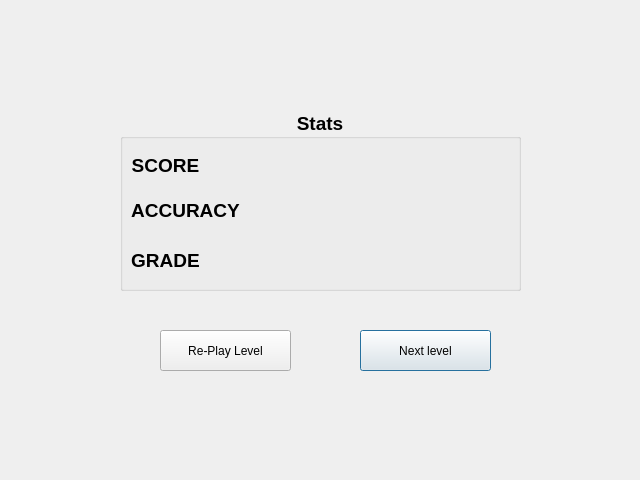
<?xml version="1.0" encoding="UTF-8"?>
<ui version="4.0">
 <class>LevelDialog</class>
 <widget class="QDialog" name="LevelDialog">
  <property name="geometry">
   <rect>
    <x>0</x>
    <y>0</y>
    <width>640</width>
    <height>480</height>
   </rect>
  </property>
  <property name="windowTitle">
   <string>Dialog</string>
  </property>
  <widget class="QPushButton" name="nextLevelButton">
   <property name="geometry">
    <rect>
     <x>360</x>
     <y>330</y>
     <width>131</width>
     <height>41</height>
    </rect>
   </property>
   <property name="text">
    <string>Next level</string>
   </property>
  </widget>
  <widget class="QLabel" name="label_2">
   <property name="geometry">
    <rect>
     <x>160</x>
     <y>470</y>
     <width>61</width>
     <height>31</height>
    </rect>
   </property>
   <property name="text">
    <string>SCORE</string>
   </property>
  </widget>
  <widget class="QGroupBox" name="groupBox">
   <property name="geometry">
    <rect>
     <x>120</x>
     <y>110</y>
     <width>401</width>
     <height>181</height>
    </rect>
   </property>
   <property name="font">
    <font>
     <pointsize>14</pointsize>
     <weight>75</weight>
     <bold>true</bold>
    </font>
   </property>
   <property name="autoFillBackground">
    <bool>true</bool>
   </property>
   <property name="title">
    <string>Stats</string>
   </property>
   <property name="alignment">
    <set>Qt::AlignCenter</set>
   </property>
   <property name="flat">
    <bool>false</bool>
   </property>
   <widget class="QLabel" name="label">
    <property name="geometry">
     <rect>
      <x>10</x>
      <y>40</y>
      <width>71</width>
      <height>31</height>
     </rect>
    </property>
    <property name="text">
     <string>SCORE</string>
    </property>
    <property name="alignment">
     <set>Qt::AlignCenter</set>
    </property>
   </widget>
   <widget class="QLabel" name="label_3">
    <property name="geometry">
     <rect>
      <x>10</x>
      <y>80</y>
      <width>111</width>
      <height>41</height>
     </rect>
    </property>
    <property name="text">
     <string>ACCURACY</string>
    </property>
    <property name="alignment">
     <set>Qt::AlignCenter</set>
    </property>
   </widget>
   <widget class="QLabel" name="label_4">
    <property name="geometry">
     <rect>
      <x>10</x>
      <y>130</y>
      <width>71</width>
      <height>41</height>
     </rect>
    </property>
    <property name="text">
     <string>GRADE</string>
    </property>
    <property name="alignment">
     <set>Qt::AlignCenter</set>
    </property>
   </widget>
   <widget class="QLabel" name="scoreDisplay">
    <property name="geometry">
     <rect>
      <x>160</x>
      <y>40</y>
      <width>151</width>
      <height>31</height>
     </rect>
    </property>
    <property name="text">
     <string/>
    </property>
   </widget>
   <widget class="QLabel" name="accuracyDsiplay">
    <property name="geometry">
     <rect>
      <x>160</x>
      <y>80</y>
      <width>151</width>
      <height>31</height>
     </rect>
    </property>
    <property name="text">
     <string/>
    </property>
   </widget>
   <widget class="QLabel" name="gradeDisplay">
    <property name="geometry">
     <rect>
      <x>160</x>
      <y>130</y>
      <width>151</width>
      <height>31</height>
     </rect>
    </property>
    <property name="text">
     <string/>
    </property>
   </widget>
  </widget>
  <widget class="QPushButton" name="rePlayPButton">
   <property name="geometry">
    <rect>
     <x>160</x>
     <y>330</y>
     <width>131</width>
     <height>41</height>
    </rect>
   </property>
   <property name="text">
    <string>Re-Play Level</string>
   </property>
  </widget>
 </widget>
 <resources/>
 <connections/>
</ui>
